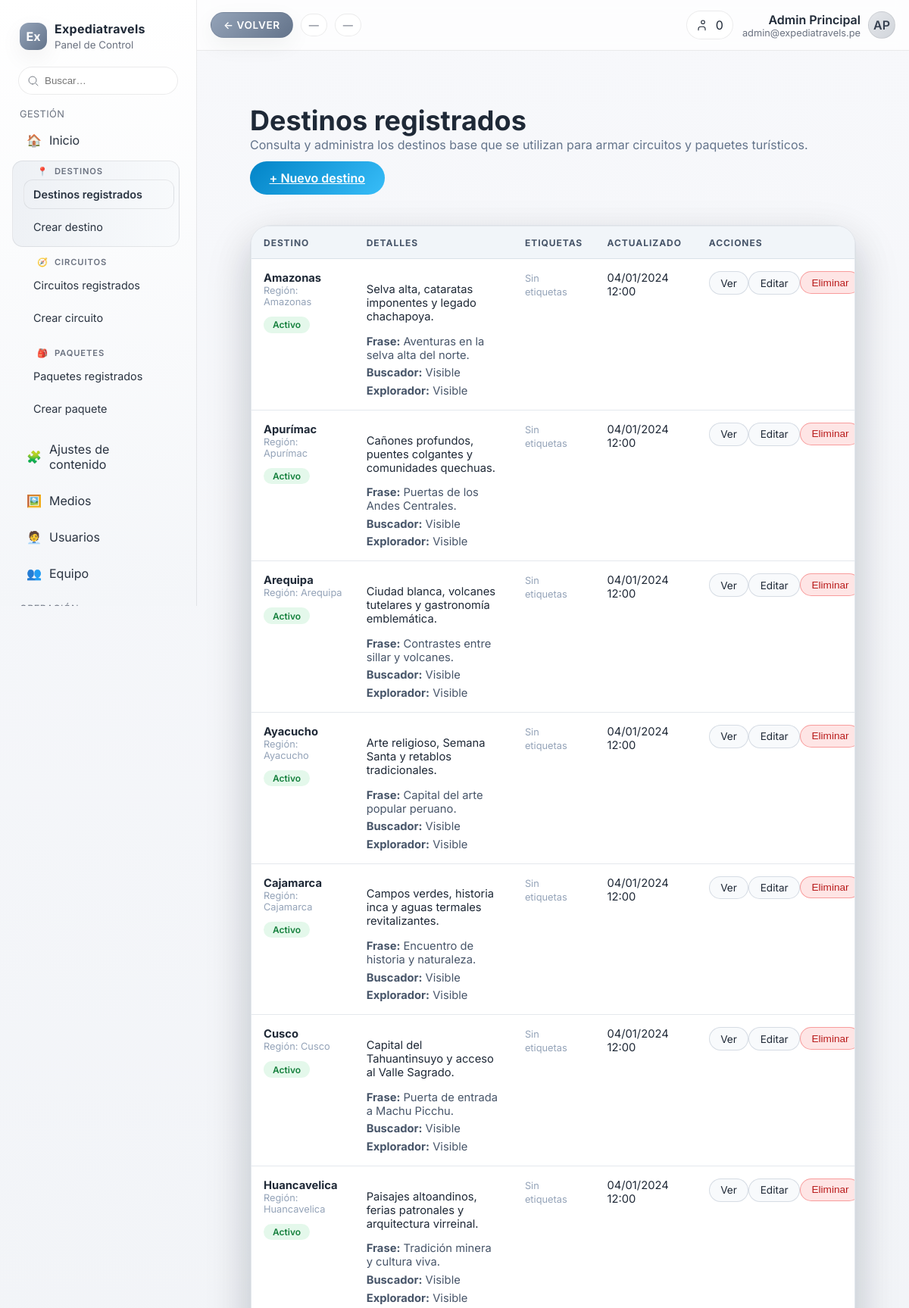
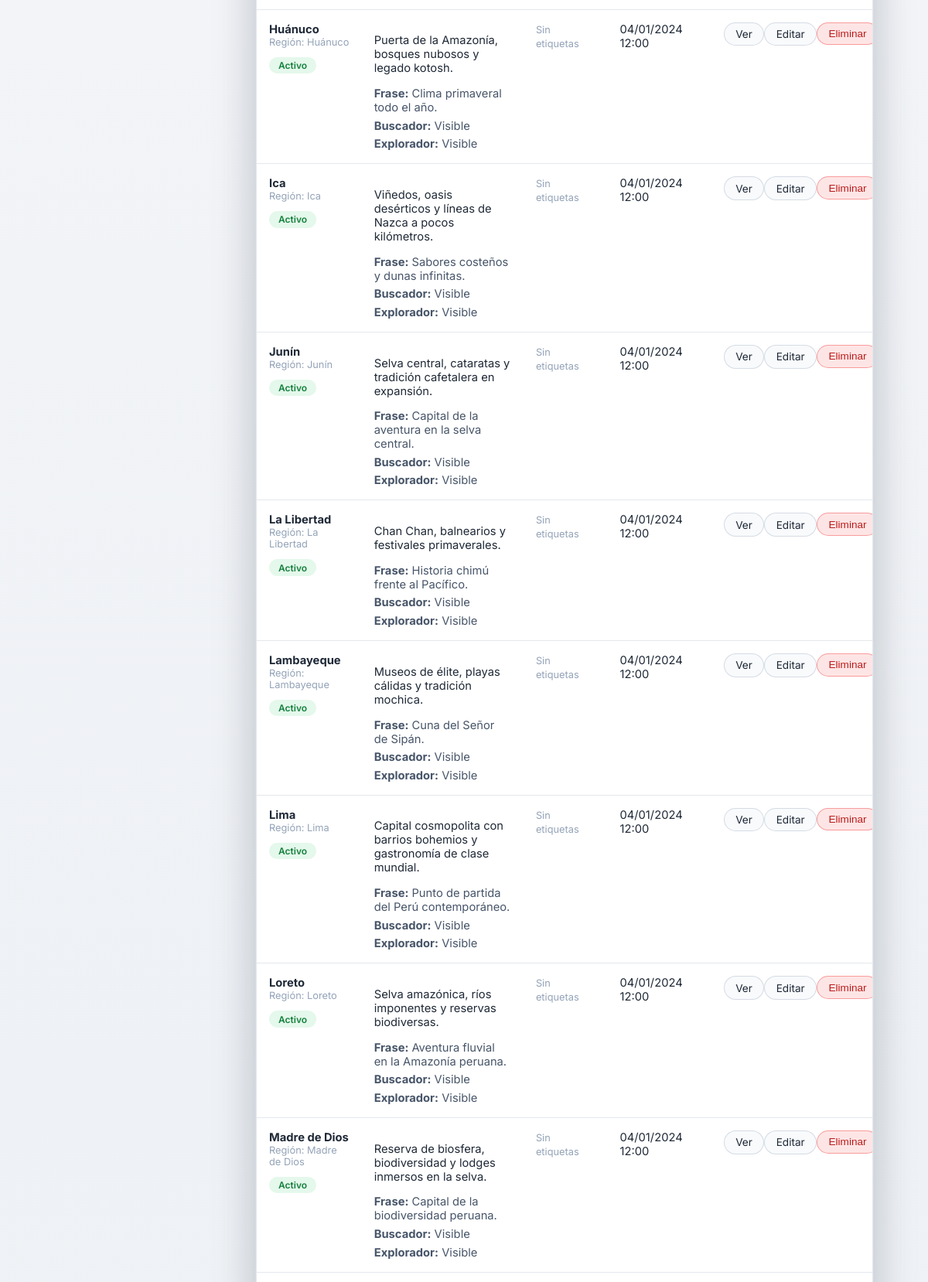
Page /administracion/destinos.php (upper part) on the committed database (2 pictures, top to bottom).
### tables this page shows
CREATE TABLE destinos (
    id INT AUTO_INCREMENT PRIMARY KEY,
    nombre VARCHAR(120) NOT NULL,
    slug VARCHAR(150) NOT NULL,
    descripcion TEXT,
    tagline VARCHAR(180) DEFAULT NULL,
    lat DECIMAL(10, 7),
    lon DECIMAL(10, 7),
    imagen VARCHAR(255),
    imagen_destacada VARCHAR(255) DEFAULT NULL,
    region VARCHAR(120),
    galeria JSON DEFAULT NULL,
    video_destacado_url VARCHAR(255) DEFAULT NULL,
    tags JSON DEFAULT NULL,
    estado ENUM('activo', 'inactivo') NOT NULL DEFAULT 'activo',
    mostrar_en_buscador TINYINT(1) NOT NULL DEFAULT 1,
    mostrar_en_explorador TINYINT(1) NOT NULL DEFAULT 1,
    creado_en TIMESTAMP DEFAULT CURRENT_TIMESTAMP,
    actualizado_en TIMESTAMP DEFAULT CURRENT_TIMESTAMP ON UPDATE CURRENT_TIMESTAMP,
    UNIQUE KEY idx_destinos_slug (slug)
);

### administracion/includes/destinos_util.php (called while the page is built, shortened)
<?php
require_once __DIR__ . '/slug_util.php';
function cargarDestinosCatalogo(array $predeterminados, array &$errores): array
{
    $destinos = [];
    try {
        $pdo = Conexion::obtener();
        $statement = $pdo->query(
            'SELECT id, nombre, descripcion, tagline, lat, lon, imagen, imagen_destacada, region, galeria, video_destacado_url, tags, estado, mostrar_en_buscador, mostrar_en_explorador, actualizado_en
             FROM destinos
             ORDER BY nombre'
        );
        $destinos = $statement->fetchAll(\PDO::FETCH_ASSOC) ?: [];
    } catch (\PDOException $exception) {
        $errores[] = 'No se pudo conectar con la base de datos. Se muestran los destinos de referencia.';
    }
    if (!empty($destinos)) {
        $normalizados = array_map(static fn (array $destino): array => normalizarDestino($destino), $destinos);
        return ordenarDestinos($normalizados);
    }
    $destinosPredeterminados = array_map(static function (array $destino): array {
        $destino['es_predeterminado'] = true;
        return normalizarDestino($destino);
    }, $predeterminados);
    return ordenarDestinos($destinosPredeterminados);
}
function normalizarDestino(array $destino): array
{
    $latitud = null;
    $longitud = null;
    $imagenPortada = trim((string) ($destino['imagen_portada'] ?? $destino['imagen'] ?? ''));
    $imagenDestacada = trim((string) ($destino['imagen_destacada'] ?? ''));
    $videoDestacado = trim((string) ($destino['video_destacado_url'] ?? $destino['video_destacado'] ?? ''));
    $galeria = prepararArrayDesdeEntrada($destino['galeria'] ?? []);
    $tags = prepararArrayDesdeEntrada($destino['tags'] ?? []);
    $resultado = [
        'id' => (int) ($destino['id'] ?? 0),
        'nombre' => trim((string) ($destino['nombre'] ?? '')),
        'region' => trim((string) ($destino['region'] ?? '')),
        'descripcion' => trim((string) ($destino['descripcion'] ?? '')),
        'tagline' => trim((string) ($destino['tagline'] ?? '')),
        'latitud' => $latitud,
        'longitud' => $longitud,
        'imagen_portada' => $imagenPortada,
        'imagen' => $imagenPortada,
        'imagen_destacada' => $imagenDestacada,
        'galeria' => $galeria,
        'video_destacado_url' => $videoDestacado,
        'tags' => $tags,
        'estado' => normalizarEstado($destino['estado'] ?? 'activo'),
        'mostrar_en_buscador' => normalizarBanderaVisibilidad($destino['mostrar_en_buscador'] ?? $destino['mostrarEnBuscador'] ?? true),
        'mostrar_en_explorador' => normalizarBanderaVisibilidad($destino['mostrar_en_explorador'] ?? $destino['mostrarEnExplorador'] ?? true),
        'actualizado_en' => $destino['actualizado_en'] ?? null,
    ];
    $slugFuente = trim((string) ($destino['slug'] ?? ''));
    if ($slugFuente === '') {
        $slugFuente = $resultado['nombre'] !== ''
            ? $resultado['nombre']
            : (string) $resultado['id'];
    }
    $resultado['slug'] = adminGenerarSlug($slugFuente);
    return $resultado;
}
function ordenarDestinos(array $destinos): array
{
    usort($destinos, static fn (array $a, array $b): int => strcmp(mb_strtolower($a['nombre'], 'UTF-8'), mb_strtolower($b['nombre'], 'UTF-8')));
    return array_values($destinos);
}
function prepararArrayDesdeEntrada($valor): array
{
    $resultado = [];
    return array_values(array_unique($resultado));
}
function normalizarBanderaVisibilidad($valor): bool
{
    if (is_numeric($valor)) {
        return (int) $valor === 1;
    }
    $texto = strtolower(trim((string) $valor));
    return in_array($texto, ['1', 'true', 'si', 'sí', 'on', 'activo', 'visible'], true);
}
function normalizarEstado($valor): string
{
    $estado = strtolower(trim((string) $valor));
    $permitidos = ['activo', 'inactivo'];
    return in_array($estado, $permitidos, true) ? $estado : 'activo';
}
function estadoDestinoEtiqueta(string $estado): string
{
    return match ($estado) {
        'inactivo' => 'Inactivo',
        default => 'Activo',
    };
}
if (!function_exists('formatearMarcaTiempo')) {
    function formatearMarcaTiempo(?string $marca): string
    {
        try {
            $fecha = new DateTimeImmutable($marca);
            return $fecha->format('d/m/Y H:i');
        } catch (Exception $exception) {
            return $marca;
        }
    }
}

### administracion/includes/slug_util.php (called while the page is built, shortened)
<?php
if (!function_exists('adminGenerarSlug')) {
    function adminGenerarSlug(string $texto): string
    {
        $base = trim($texto);
        $transliterated = @iconv('UTF-8', 'ASCII//TRANSLIT', $base);
        if (is_string($transliterated)) {
            $base = $transliterated;
        }
        $base = strtolower($base);
        $base = preg_replace('/[^a-z0-9]+/i', '-', $base) ?? '';
        $base = trim($base, '-');
        return $base;
    }
}

### administracion/destinos.php (the view, shortened to what this page needs)
<?php
require_once __DIR__ . '/includes/destinos_util.php';
$errores = [];
$destinosPredeterminados = obtenerDestinosPredeterminados();
$destinos = cargarDestinosCatalogo($destinosPredeterminados, $errores);
require __DIR__ . '/plantilla/cabecera.php';
?>
<div class="admin-wrapper">
    <header class="admin-header">
        <div>
            <h1>Destinos registrados</h1>
            <p>Consulta y administra los destinos base que se utilizan para armar circuitos y paquetes turísticos.</p>
        </div>
        <div class="admin-actions">
            <a class="admin-button" href="crear_destino.php">+ Nuevo destino</a>
        </div>
    </header>
    <section class="admin-card admin-card--flush">
        <?php if (empty($destinos)): ?>
            <p class="admin-empty">Aún no hay destinos guardados. Crea el primero para comenzar a construir tus circuitos.</p>
        <?php else: ?>
            <div class="admin-table-wrapper">
                <table class="admin-table" aria-label="Listado de destinos registrados">
                    <thead>
                        <tr>
                            <th>Destino</th>
                            <th>Detalles</th>
                            <th>Etiquetas</th>
                            <th>Actualizado</th>
                            <th>Acciones</th>
                        </tr>
                    </thead>
                    <tbody>
                        <?php foreach ($destinos as $destino): ?>
                            <tr>
                                <td>
                                    <strong><?= htmlspecialchars($destino['nombre'], ENT_QUOTES, 'UTF-8'); ?></strong>
                                    <p class="admin-table__meta">Región: <?= htmlspecialchars($destino['region'], ENT_QUOTES, 'UTF-8'); ?></p>
                                    <p class="admin-badge admin-badge--<?= htmlspecialchars($destino['estado'], ENT_QUOTES, 'UTF-8'); ?>">
                                        <?= htmlspecialchars(estadoDestinoEtiqueta($destino['estado']), ENT_QUOTES, 'UTF-8'); ?>
                                    </p>
                                </td>
                                <td>
                                    <?php if ($destino['descripcion'] !== ''): ?>
                                        <p><?= nl2br(htmlspecialchars($destino['descripcion'], ENT_QUOTES, 'UTF-8')); ?></p>
                                    <?php else: ?>
                                        <p class="admin-table__meta">Sin descripción registrada.</p>
                                    <?php endif; ?>
                                    <ul class="admin-table__list">
                                        <?php if ($destino['tagline'] !== ''): ?>
                                            <li><strong>Frase:</strong> <?= htmlspecialchars($destino['tagline'], ENT_QUOTES, 'UTF-8'); ?></li>
                                        <?php endif; ?>
                                        <li><strong>Buscador:</strong> <?= $destino['mostrar_en_buscador'] ? 'Visible' : 'Oculto'; ?></li>
                                        <li><strong>Explorador:</strong> <?= $destino['mostrar_en_explorador'] ? 'Visible' : 'Oculto'; ?></li>
                                    </ul>
                                </td>
                                <td>
                                    <?php if (empty($destino['tags'])): ?>
                                        <span class="admin-table__meta">Sin etiquetas</span>
                                    <?php endif; ?>
                                </td>
                                <td><?= htmlspecialchars(formatearMarcaTiempo($destino['actualizado_en'] ?? null), ENT_QUOTES, 'UTF-8'); ?></td>
                                <td>
                                    <div class="admin-table__actions">
                                        <a
                                            class="admin-chip"
                                            href="../web/destino.php?slug=<?= urlencode((string) ($destino['slug'] ?? '')); ?>"
                                            target="_blank"
                                            rel="noopener"
                                        >Ver</a>
                                        <a class="admin-chip" href="editar_destino.php?id=<?= (int) $destino['id']; ?>">Editar</a>
                                        <form method="post" onsubmit="return confirm('¿Eliminar el destino seleccionado?');">
                                            <button type="submit" class="admin-chip admin-chip--danger">Eliminar</button>
                                        </form>
                                    </div>
                                </td>
                            </tr>
                        <?php endforeach; ?>
                    </tbody>
                </table>
            </div>
        <?php endif; ?>
    </section>
</div>

### administracion/recursos/dashboard.css (style rules this page uses)
:root { --bg: #f4f6f9; --card: #ffffff; --card-2: #f0f2f5; --text: #1f2937; --muted: #6b7280; --brand: #64748b; --brand-2: #94a3b8; --ok: #16a34a; --warn: #d97706; --danger: #dc2626; --border: rgba(2, 6, 23, 0.08); --shadow: 0 10px 30px rgba(2, 6, 23, 0.06); --radius: 16px; }
* { box-sizing: border-box; }
html, body { height: 100%; }
body { margin: 0; font-family: "Inter", system-ui, -apple-system, Segoe UI, Roboto, Helvetica, Arial, sans-serif; color: var(--text); background: linear-gradient(180deg, #f7f8fb 0%, #eef1f5 60%, #f7f8fb 100%); }

### administracion/recursos/panel-admin.css (style rules this page uses)
.admin-wrapper { max-width: 100%; margin: 0 auto; padding: clamp(2rem, 4vw, 4rem) clamp(1.5rem, 4vw, 3rem); display: grid; gap: 2.5rem; }
.admin-header { display: flex; flex-direction: column; gap: 0.75rem; }
.admin-header h1 { margin: 0; font-size: clamp(1.8rem, 3vw, 2.4rem); }
.admin-header p { margin: 0; color: #64748b; }
.admin-card { background: #ffffff; border-radius: 28px; padding: clamp(1.8rem, 3vw, 2.6rem); box-shadow: 0 25px 65px rgba(15, 23, 42, 0.12); border: 1px solid rgba(148, 163, 184, 0.25); display: grid; gap: 1.75rem; }
.admin-card--flush { padding: 0; }
.admin-actions { display: flex; flex-wrap: wrap; gap: 1rem; align-items: center; }
.admin-button { display: inline-flex; align-items: center; justify-content: center; gap: 0.4rem; border: none; border-radius: 999px; padding: 0.75rem 1.6rem; font-weight: 600; cursor: pointer; background: linear-gradient(135deg, #0284c7, #38bdf8); color: #fff; transition: transform 0.2s ease, box-shadow 0.2s ease; }
.admin-table-wrapper { overflow-x: auto; border-radius: 24px; border: 1px solid rgba(148, 163, 184, 0.25); background: #ffffff; box-shadow: 0 20px 50px rgba(15, 23, 42, 0.12); }
.admin-table { width: 100%; border-collapse: collapse; min-width: 820px; }
.admin-table thead th { text-align: left; text-transform: uppercase; font-size: 0.75rem; letter-spacing: 0.08em; color: #475569; background: #f1f5f9; padding: 0.85rem 1rem; }
.admin-table tbody td { border-top: 1px solid rgba(148, 163, 184, 0.25); padding: 1rem; vertical-align: top; font-size: 0.92rem; color: #1f2937; }
.admin-table__list { list-style: none; padding-left: 0; margin: 0.35rem 0 0; display: grid; gap: 0.35rem; color: #475569; }
.admin-badge { display: inline-flex; align-items: center; gap: 0.3rem; padding: 0.2rem 0.75rem; border-radius: 999px; font-size: 0.75rem; font-weight: 600; }
.admin-badge--activo, .admin-badge--publicado { background: rgba(34, 197, 94, 0.12); color: #15803d; }
.admin-chip { display: inline-flex; align-items: center; justify-content: center; padding: 0.4rem 0.9rem; border-radius: 999px; border: 1px solid rgba(148, 163, 184, 0.35); background: #f8fafc; color: #1f2937; font-size: 0.85rem; text-decoration: none; cursor: pointer; transition: 0.15s ease; }
.admin-chip--danger { background: rgba(248, 113, 113, 0.18); border-color: rgba(239, 68, 68, 0.45); color: #b91c1c; }
.admin-table__meta { font-size: 0.8rem; color: #94a3b8; margin: 0; }
.admin-table__actions { display: flex; justify-content: flex-end; }

### rows in the picture
destinos: nombre "Amazonas", region "Amazonas", estado "Activo", descripcion "Selva alta, cataratas imponentes y legado chachapoya.", tagline "Aventuras en la selva alta del norte.", mostrar_en_buscador "Visible", mostrar_en_explorador "Visible", shows "Sin etiquetas", actualizado_en "04/01/2024 12:00"
destinos: nombre "Apurímac", region "Apurímac", estado "Activo", descripcion "Cañones profundos, puentes colgantes y comunidades quechuas.", tagline "Puertas de los Andes Centrales.", mostrar_en_buscador "Visible", mostrar_en_explorador "Visible", shows "Sin etiquetas", actualizado_en "04/01/2024 12:00"
destinos: nombre "Arequipa", region "Arequipa", estado "Activo", descripcion "Ciudad blanca, volcanes tutelares y gastronomía emblemática.", tagline "Contrastes entre sillar y volcanes.", mostrar_en_buscador "Visible", mostrar_en_explorador "Visible", shows "Sin etiquetas", actualizado_en "04/01/2024 12:00"
destinos: nombre "Ayacucho", region "Ayacucho", estado "Activo", descripcion "Arte religioso, Semana Santa y retablos tradicionales.", tagline "Capital del arte popular peruano.", mostrar_en_buscador "Visible", mostrar_en_explorador "Visible", shows "Sin etiquetas", actualizado_en "04/01/2024 12:00"
destinos: nombre "Cajamarca", region "Cajamarca", estado "Activo", descripcion "Campos verdes, historia inca y aguas termales revitalizantes.", tagline "Encuentro de historia y naturaleza.", mostrar_en_buscador "Visible", mostrar_en_explorador "Visible", shows "Sin etiquetas", actualizado_en "04/01/2024 12:00"
destinos: nombre "Cusco", region "Cusco", estado "Activo", descripcion "Capital del Tahuantinsuyo y acceso al Valle Sagrado.", tagline "Puerta de entrada a Machu Picchu.", mostrar_en_buscador "Visible", mostrar_en_explorador "Visible", shows "Sin etiquetas", actualizado_en "04/01/2024 12:00"
destinos: nombre "Huancavelica", region "Huancavelica", estado "Activo", descripcion "Paisajes altoandinos, ferias patronales y arquitectura virreinal.", tagline "Tradición minera y cultura viva.", mostrar_en_buscador "Visible", mostrar_en_explorador "Visible", shows "Sin etiquetas", actualizado_en "04/01/2024 12:00"
destinos: nombre "Huánuco", region "Huánuco", estado "Activo", descripcion "Puerta de la Amazonía, bosques nubosos y legado kotosh.", tagline "Clima primaveral todo el año.", mostrar_en_buscador "Visible", mostrar_en_explorador "Visible", shows "Sin etiquetas", actualizado_en "04/01/2024 12:00"
destinos: nombre "Ica", region "Ica", estado "Activo", descripcion "Viñedos, oasis desérticos y líneas de Nazca a pocos kilómetros.", tagline "Sabores costeños y dunas infinitas.", mostrar_en_buscador "Visible", mostrar_en_explorador "Visible", shows "Sin etiquetas", actualizado_en "04/01/2024 12:00"
destinos: nombre "Junín", region "Junín", estado "Activo", descripcion "Selva central, cataratas y tradición cafetalera en expansión.", tagline "Capital de la aventura en la selva central.", mostrar_en_buscador "Visible", mostrar_en_explorador "Visible", shows "Sin etiquetas", actualizado_en "04/01/2024 12:00"
destinos: nombre "La Libertad", region "La Libertad", estado "Activo", descripcion "Chan Chan, balnearios y festivales primaverales.", tagline "Historia chimú frente al Pacífico.", mostrar_en_buscador "Visible", mostrar_en_explorador "Visible", shows "Sin etiquetas", actualizado_en "04/01/2024 12:00"
destinos: nombre "Lambayeque", region "Lambayeque", estado "Activo", descripcion "Museos de élite, playas cálidas y tradición mochica.", tagline "Cuna del Señor de Sipán.", mostrar_en_buscador "Visible", mostrar_en_explorador "Visible", shows "Sin etiquetas", actualizado_en "04/01/2024 12:00"
destinos: nombre "Lima", region "Lima", estado "Activo", descripcion "Capital cosmopolita con barrios bohemios y gastronomía de clase mundial.", tagline "Punto de partida del Perú contemporáneo.", mostrar_en_buscador "Visible", mostrar_en_explorador "Visible", shows "Sin etiquetas", actualizado_en "04/01/2024 12:00"
destinos: nombre "Loreto", region "Loreto", estado "Activo", descripcion "Selva amazónica, ríos imponentes y reservas biodiversas.", tagline "Aventura fluvial en la Amazonía peruana.", mostrar_en_buscador "Visible", mostrar_en_explorador "Visible", shows "Sin etiquetas", actualizado_en "04/01/2024 12:00"
destinos: nombre "Madre de Dios", region "Madre de Dios", estado "Activo", descripcion "Reserva de biosfera, biodiversidad y lodges inmersos en la selva.", tagline "Capital de la biodiversidad peruana.", mostrar_en_buscador "Visible", mostrar_en_explorador "Visible", shows "Sin etiquetas", actualizado_en "04/01/2024 12:00"

### other values in the picture
$panelNombreAdmin "Admin Principal"
$panelCorreoAdmin "admin@expediatravels.pe"
$panelInicialesAdmin "AP"
